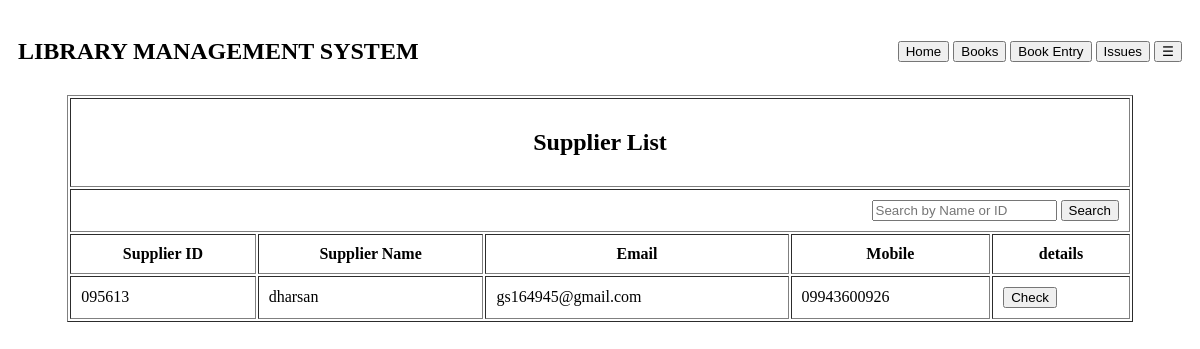
Screenshot of /sup_list with the database file from the repository.
### libreapp/models.py (models this page shows, shortened)
class supplier(models.Model):
    sup_id=models.UUIDField(primary_key=True, editable=False, default=uuid.uuid4)
    supp_id=models.CharField(max_length=20,editable=False)
    sup_name=models.CharField(max_length=100)
    email = models.EmailField(max_length=50)
    mobile = models.CharField(max_length=15)
    doorno = models.CharField(max_length=50)
    street = models.CharField(max_length=100)
    dist = models.CharField(max_length=50)
    stat = models.CharField(max_length=50)
    pin = models.CharField(max_length=10)

### libreapp/views.py (the view)
# urls.py: path("sup_list", views.sup_list, name='sup_list.html'),
def sup_list(request):
    sup_flt=request.GET.get('search_supp')
    if sup_flt:
        suplist=supplier.objects.filter(
            Q(supp_id__icontains=sup_flt) | Q(sup_name__icontains=sup_flt)
        )
    else:
        suplist=supplier.objects.all()
    return render(request, "supplier/sup_list.html",locals())

### libreapp/templates/supplier/sup_list.html (shortened to what this page needs)
{% extends 'base.html'%}
{% block content%}
<table align="center" cellpadding="10px" width="90%" border="1">
    <tr>
        <th colspan="5"><h2>Supplier List</h2></th>
    </tr>
    <tr align="right">
        <form method="GET">
                <th colspan="5"><input class="search" id="inp" type="text" name="search_supp" placeholder="Search by Name or ID">
                <button type="submit" onclick="cl()">Search</button></th>
        </form>
    </tr>
    <tr>
        <th>Supplier ID</th>
        <th>Supplier Name</th>
        <th>Email</th>
        <th>Mobile</th>
        <th>details</th>
    </tr>
    {% for i in suplist%}
    <tr>
        <td>{{i.supp_id}}</td>
        <td>{{i.sup_name}}</td>
        <td>{{i.email}}</td>
        <td>{{i.mobile}}</td>
        <td><a href="http://127.0.0.1:8000/sup_dt/{{i.sup_id}}"><button>Check</button></a></td>
    </tr>
    {% endfor %}
</table>
{% endblock %}

### rows the page displays
supplier: supp_id "095613", sup_name "dharsan", email "gs164945@gmail.com", mobile "09943600926"
